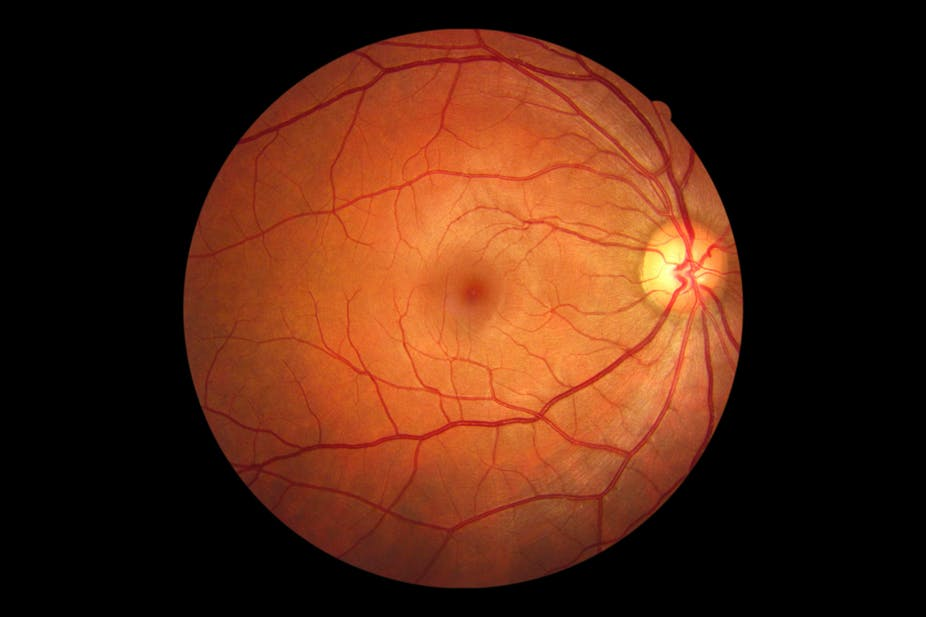
#> input picture images/retina.jpg, 926 x 617 px
$ python images_stabilization.py   (older library calls are emulated)
#> lines starting #> are read from the running program, lines starting #| are printed output that depends on the picture; long printed decimals are rounded
### img_process.py
import numpy as np
import cv2
import math
import collections
from skimage import img_as_float, img_as_ubyte
from skimage import transform, filters
from skimage.metrics import structural_similarity as ssim
from sklearn.metrics import mean_squared_error
from scipy.spatial import distance
from scipy.fftpack import fft2, fftshift


class ImageProcess(object):
    """
    This class provides methods for stabilize 2 images by using phase correlation
    """

    def stabilize_picture(self, image_reference, image_target, print_result=None):
        """
        Stabilization of two pictures.

        :param print_result:        gathered information for stabilization process
        :param image_reference:     reference image
        :param image_target:        target image
        :return:
            result_image:   stabilized target image
            print_result:   collected information during stabilization process
        """
        if print_result is None:
            print_result = {}

        if image_reference.shape != image_target.shape:
            raise NameError("Reference image and target image have different shapes!",
                            image_reference.shape, image_target.shape)

        (rows, cols) = self.to_gray(image_reference).shape

        result_image, print_result = self.shift_stabilization(
            image_reference,
            image_target,
            rows,
            cols,
            print_result
        )

        result_image, print_result = self.rotation_scale_stabilization(
            image_reference,
            result_image,
            rows,
            cols,
            print_result
        )

        return result_image, print_result

    @staticmethod
    def rotation_scale_stabilization(img1, img2, rows, cols, print_result):
        """
        Perform rotation and scale stabilization using phase correlation on two log polar images.

        :param img1_polar:
        :param img2_polar:
        :param img2_to_stabilized:
        :param rows:
        :param cols:
        :param print_result:
        :return:
        """
        img1_gray = ImageProcess.to_gray(img1)
        img1_polar = ImageProcess.to_log_polar(img1_gray)
        img2_gray = ImageProcess.to_gray(img2)
        img2_polar = ImageProcess.to_log_polar(img2_gray)
        (log_polar_cx, log_polar_cy), _ = cv2.phaseCorrelate(np.float32(img2_polar), np.float32(img1_polar))
        rotation, scale = ImageProcess.__scale_rotation(log_polar_cy, log_polar_cx, rows, cols)
        print_result['scale'] = scale
        print_result['rotation'] = rotation
        centre = (cols // 2, rows // 2)
        transformation_matrix = cv2.getRotationMatrix2D(centre, rotation, scale)
        flags = cv2.INTER_LINEAR | cv2.WARP_INVERSE_MAP
        result_image = cv2.warpAffine(img2, transformation_matrix, dsize=(cols, rows), flags=flags)

        return result_image, print_result

    @staticmethod
    def shift_stabilization(img1, img2, rows, cols, print_result=None):
        """
        Perform shift stabilization on two images using phase correlation with hanning window

    :param img1                     source image
        :param img2:                target image
        :param rows:                rows of result image
        :param cols:                columns of result image
        :param print_result:        gathered information during stabilization
        :return:
            result_image:   stabilized (shifted) image
            print_result:   collected information during shift stabilization
        """
        img1_gray = ImageProcess.to_gray(img1)
        img2_gray = ImageProcess.to_gray(img2)

        hanning = cv2.createHanningWindow((cols, rows), cv2.CV_32F)
        (cx, cy), _ = cv2.phaseCorrelate(np.float32(img2_gray), np.float32(img1_gray))
        # (cx, cy) = (round(cx, 2), round(cy, 2))
        M = np.float32([[1, 0, cx], [0, 1, cy]])
        print_result['x'] = cx
        print_result['y'] = cy
        t_form = transform.EuclideanTransform(translation=(cx, cy))
        result_image = transform.warp(img2, t_form)
        return img_as_ubyte(result_image), print_result

    @staticmethod
    def __scale_rotation(cy, cx, rows, cols):
        """
        Compute angle and scale of the point based on Cartesian coordinate system.

        :param cy:      base y
        :param rows:    length of the picture
        :param cols:    width of the picture
        :return:
            rotation:   difference angle in degrees
            scale:      difference scale
        """
        rotation = cy / rows * 360
        # rotation = round(rotation, 1)

        # scale = math.exp(math.log(rows * 1.1 / 2.0) / max(rows, cols))
        # scale = 1.0 / math.pow(scale, cy)
        pcorr_shape = ImageProcess.__get_pcorr_shape((rows, cols))
        log_base = ImageProcess.__get_log_base((rows, cols), pcorr_shape[1])
        scale = 1.0 / pow(log_base, cx)

        return rotation, scale

    @staticmethod
    def __get_log_base(shape, new_r):
        old_r = shape[0] * 1.1
        # We are radius, so we divide the diameter by two.
        old_r /= 2.0
        # we have at most 'new_r' of space.
        log_base = np.exp(np.log(old_r) / new_r)
        return log_base

    @staticmethod
    def __get_pcorr_shape(shape):
        ret = (int(max(shape) * 1.0),) * 2
        return ret

    @staticmethod
    def to_log_polar(image_gray):
        """
        Convert gray scale image to log polar image.

        :param image_gray: target gray scale image
        :return: log polar image
        """
        (rows, cols) = image_gray.shape
        center = (cols // 2, rows // 2)
        M = rows / (math.log(round(min(rows, cols) / 2)))
        flags = cv2.INTER_LINEAR | cv2.WARP_FILL_OUTLIERS
        return cv2.logPolar(np.float32(image_gray), center, M, flags)

    @staticmethod
    def to_gray(image):
        """
        Convert image to gray scale.

        :param image: target image
        :return: gray scale image
        """

        return cv2.cvtColor(image, cv2.COLOR_BGR2GRAY).astype("float32")

    @staticmethod
    def print_ordered(key_text, dict_values):
        """
        Print collected informations during stabilization process.

        :param key_text:        label
        :param dict_values:     collected information in array of dictionary or only dictionary
        """
        print()
        print(key_text)

        if isinstance(dict_values, list):
            for i in dict_values:
                ImageProcess.__print_ordered(i)
        else:
            ImageProcess.__print_ordered(dict_values)

    @staticmethod
    def __print_ordered(dict_values):
        """
        Sort and print content of input dictionary.

        :param dict_values: collected information i n dictionary
        """
        ordered = collections.OrderedDict(sorted(dict_values.items()))
        for k, v in ordered.items():
            print(k, v)

    @staticmethod
    def print_score(ref_img, res_img):
        """
        Compute SSIM score on two images and print a result.

        :param ref_img: reference image
        :param res_img: result image
        """
        # score = jaccard_score(ref_img.flatten(), res_img.flatten(), average='macro')
        ref_img_float = img_as_float(ImageProcess.to_gray(ref_img))
        res_img_float = img_as_float(ImageProcess.to_gray(res_img))
        score = ssim(ref_img_float, res_img_float, data_range=res_img_float.max() - res_img_float.min(),
                     gaussian_weights=True)
        print("-------------------------")
        print("SSIM: ", round(score, 2), )
        print("-------------------------")

    @staticmethod
    def rmse(ref_img, res_img):
        return mean_squared_error(ref_img, res_img, squared=False)

    @staticmethod
    def select_reference_points(image):
        points = []
        alpha = 50
        beta = 1.5

        new_image = cv2.convertScaleAbs(image, alpha, beta)

        # [6 lines left out: function select_point, not called in this run]

        cv2.namedWindow('image')
        cv2.setMouseCallback('image', select_point)
        while True:
            cv2.imshow("image", new_image)
            k = cv2.waitKey(1) & 0xFF
            if k == 27 or k == ord('q'):
                break
            if len(points) == 5:
                break
        cv2.destroyAllWindows()

        gray = img_as_float(ImageProcess.to_gray(image))
        selected_points = {}
        for (x, y) in points:
            selected_points[(x, y)] = gray[y, x]

        print("Selected points:\t", selected_points)
        return selected_points

    @staticmethod
    def tracking_points(selected_points, image):
        tracked_points = []
        image = img_as_float(ImageProcess.to_gray(image))
        for (x, y), value in selected_points.items():
            t_x, t_y = ImageProcess.find_point(image, x, y, value)
            tracked_points.append((t_x, t_y))

        # print("Tracked points:\t\t", tracked_points)
        return tracked_points

    # [30 lines left out: functions find_point, euclid_distance, not called in this run]

### images_stabilization.py
import numpy as np
import cv2
from matplotlib import pyplot as plt
import time
from img_process import ImageProcess


def stabilize_images(image_source, image_target, print_result=None):
    """
    Function for testing purpose to stabilize images using phase correlation. Also it will show result image using
    "pyplot" library.

    :param image_source: source image which will be reference
    :param image_target: image for stabilization
    :param print_result: gathered information about stabilization
    :return:
        res:            stabilized image
        print_result:   collected information during stabilization
    """
    image_process = ImageProcess()
    res, print_result = image_process.stabilize_picture(image_source, image_target, print_result)

    # pyplot
    plt.subplot(311), plt.imshow(image_source)
    plt.title("image 1"), plt.xticks([]), plt.yticks([])
    plt.subplot(312), plt.imshow(image_target)
    plt.title("image 2"), plt.xticks([]), plt.yticks([])
    plt.subplot(313), plt.imshow(res)
    plt.title("result image"), plt.xticks([]), plt.yticks([])
    plt.show()
    return res, print_result


def _test_transform_image(image_target):
    """
    Function for transformation of image (rotation, scale and shift) for test purpose.

    :param image_target: target image to transform
    :return: transformed image
    """
    num_rows, num_cols = image_target.shape[:2]
    expected_values = {
        'x': 0,
        'y': 0,
        'rotation': 5,
        'scale': 1.1
    }
    ImageProcess.print_ordered("--expect--", expected_values)

    translation_matrix = np.float32([[1, 0, expected_values['x']], [0, 1, expected_values['y']]])
    image_target = cv2.warpAffine(image_target, translation_matrix, (num_cols, num_rows))

    centre = tuple(np.array(image_target.shape[1::-1]) / 2)
    rotation_matrix = cv2.getRotationMatrix2D(centre, expected_values['rotation'], expected_values['scale'])
    image_target = cv2.warpAffine(image_target, rotation_matrix, (num_cols, num_rows))

    return image_target


def _test_stabilize_two_images():
    """
    Test function for stabilize two images and print collected data during stabilization.
    """
    # Given
    img = cv2.imread("images/retina.jpg")
#> img is the input picture: shape (617, 926, 3); mean B, G, R 17.7, 36.8, 79
    img2 = _test_transform_image(img)
#> in _test_transform_image, `image_target = cv2.warpAffine(image_target, rotation_matrix, (num_cols..`:
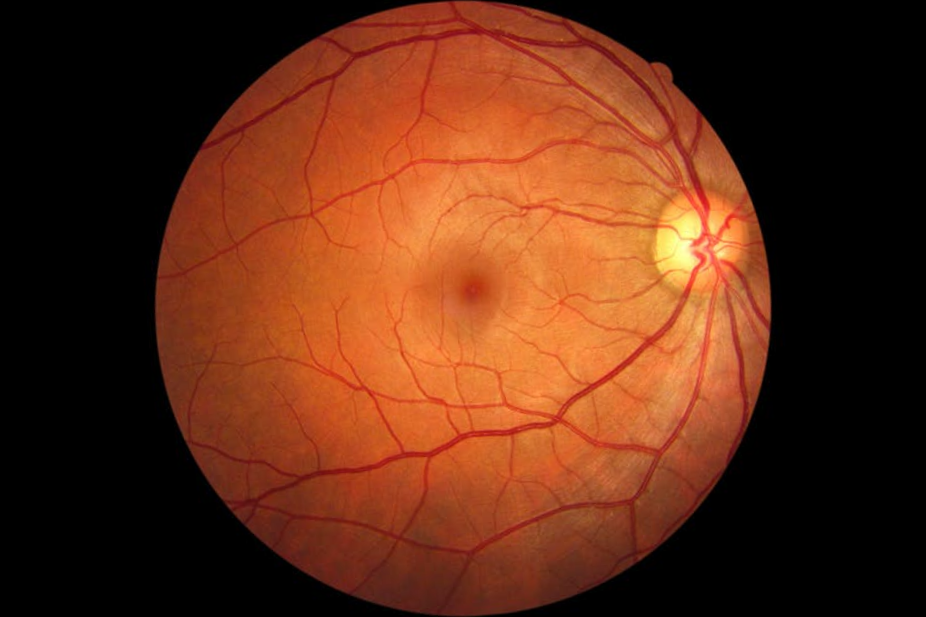
#> image_target: shape (617, 926, 3); mean B, G, R 21.5, 44.5, 95.6

    selected_points = ImageProcess.select_reference_points(img)
#> in select_reference_points, `new_image = cv2.convertScaleAbs(image, alpha, beta)`:
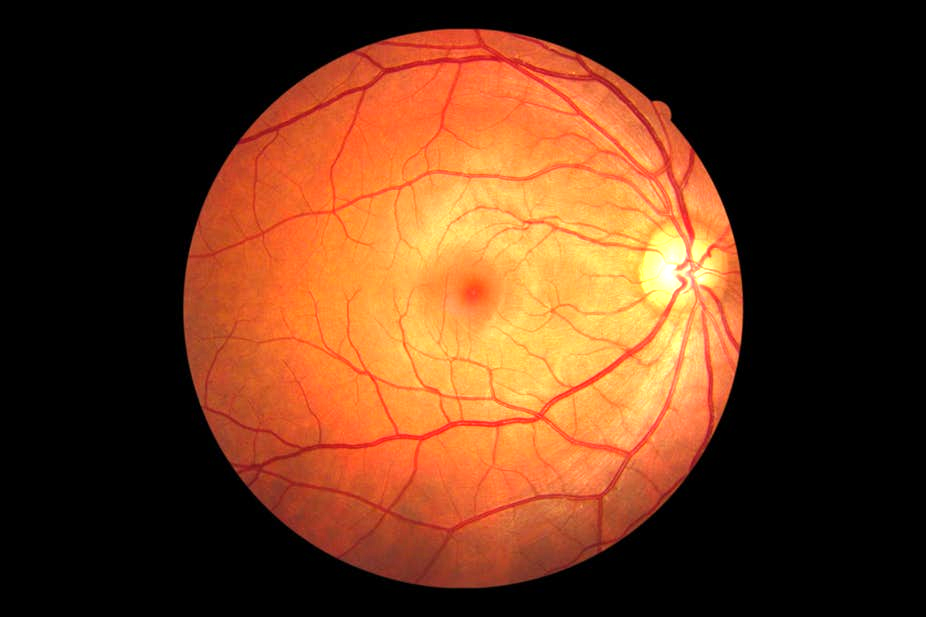
#> new_image: shape (617, 926, 3); mean B, G, R 26.6, 54.9, 101.1
#> (key q is pressed here)
#> in to_gray, `return cv2.cvtColor(image, cv2.COLOR_BGR2GRAY).astype("float32")`:
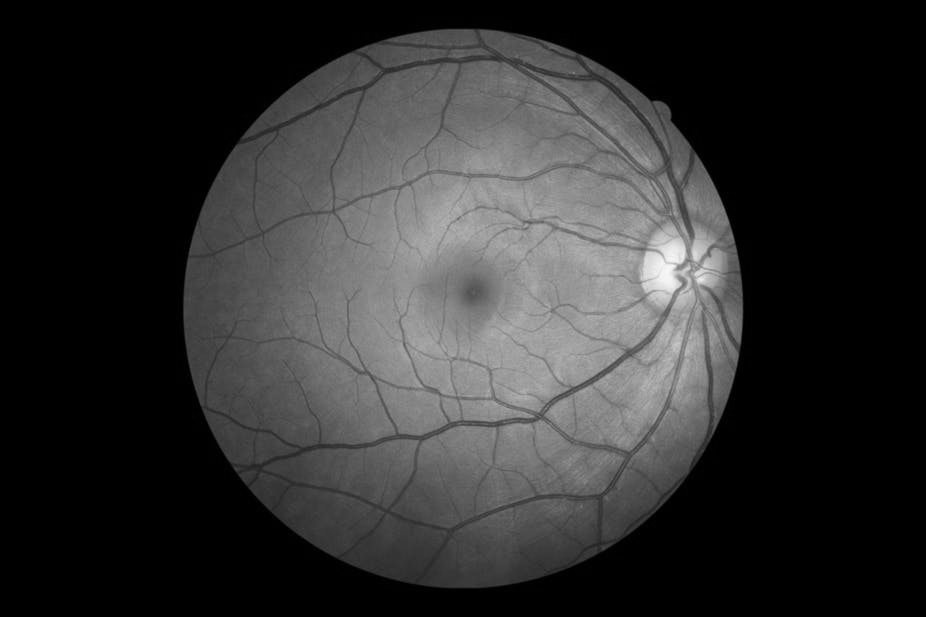
#> returned value: shape (617, 926) float32; min 0, max 248, mean 47.2
#> after the loop in select_reference_points, `for (x, y) in points:`: selected_points = 0 items
#| Selected points:	 {}
#> selected_points = 0 items

    # When
    curr_time = time.time()
    res, print_values = stabilize_images(img, img2)
#> in stabilize_picture, `(rows, cols) = self.to_gray(image_reference).shape`: rows = 617; cols = 926
#> in shift_stabilization, `hanning = cv2.createHanningWindow((cols, rows), cv2.CV_32F)`:
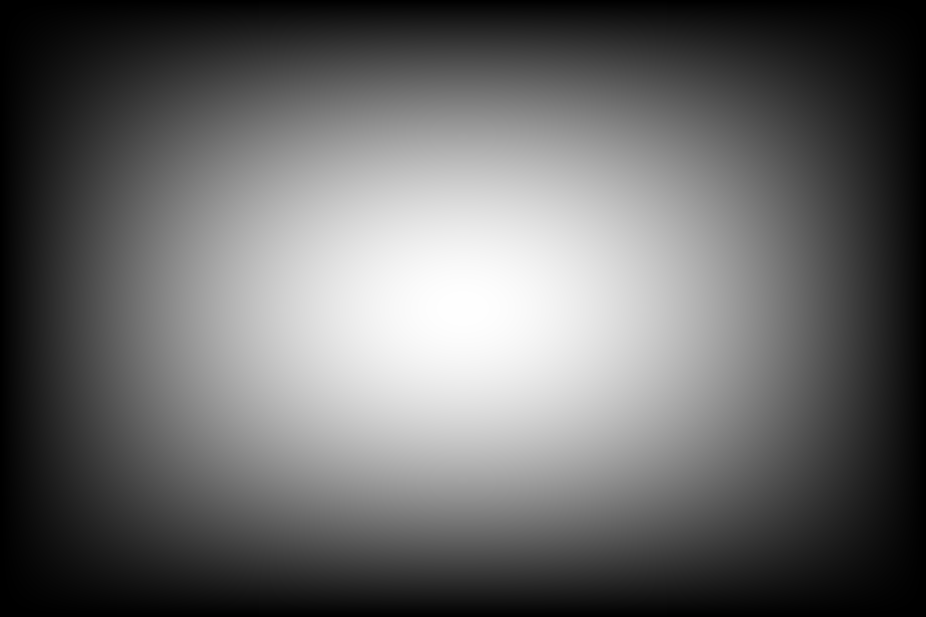
#> hanning: shape (617, 926) float32; min 0, max 1, mean 0.404
#> in shift_stabilization, `(cx, cy), _ = cv2.phaseCorrelate(np.float32(img2_gray), np.float32(img..`: cx = -29.81; cy = -0.0472
#> in shift_stabilization, `M = np.float32([[1, 0, cx], [0, 1, cy]])`: M = [[1, 0, -29.81], [0, 1, -0.0472]]
#> in shift_stabilization, `result_image = transform.warp(img2, t_form)`:
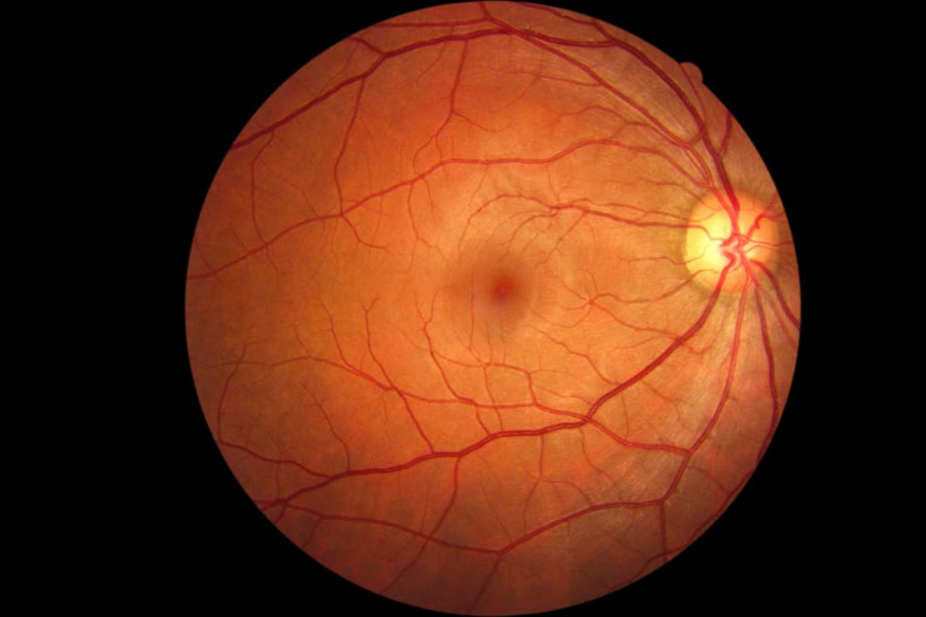
#> result_image: shape (617, 926, 3) float64; mean B, G, R 0.0841, 0.174, 0.375
#> in stabilize_picture, `result_image, print_result = self.shift_stabilization( image_reference..`: print_result = {'x': -29.81, 'y': -0.0472}
#> in to_gray (call 6), `return cv2.cvtColor(image, cv2.COLOR_BGR2GRAY).astype("float32")`:
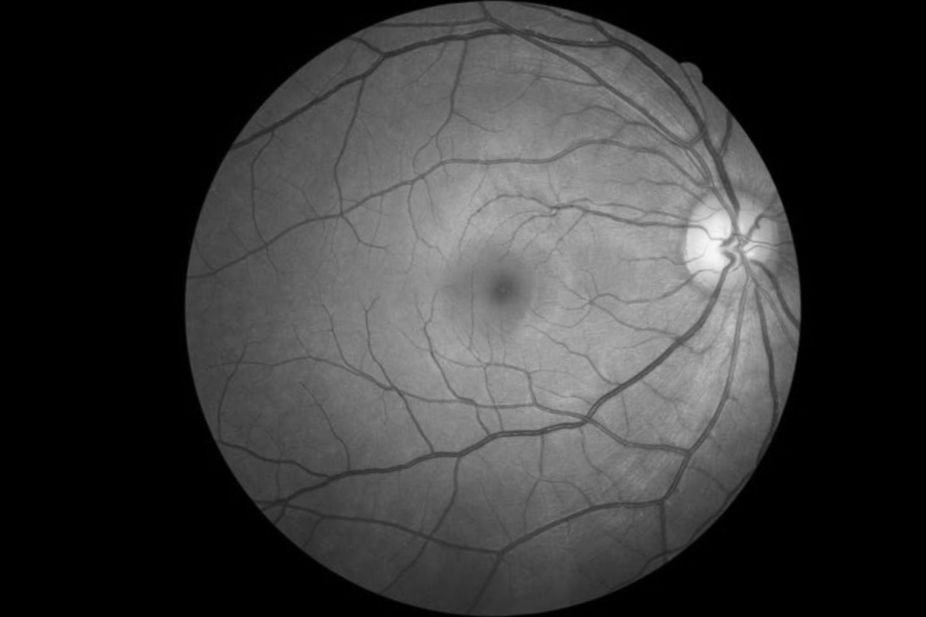
#> returned value: shape (617, 926) float32; min 0, max 248, mean 57.1
#> in to_log_polar (call 2), `return cv2.logPolar(np.float32(image_gray), center, M, flags)`:
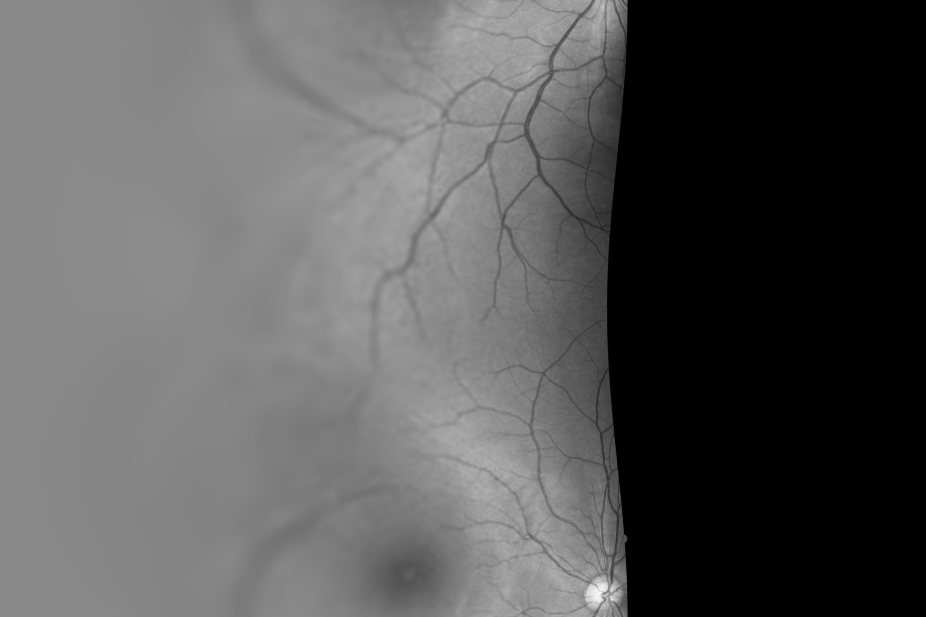
#> returned value: shape (617, 926) float32; min 0, max 246.6, mean 88.6
#> in rotation_scale_stabilization, `(log_polar_cx, log_polar_cy), _ = cv2.phaseCorrelate(np.float32(img2_p..`: log_polar_cx = -0.285; log_polar_cy = 0.561
#> in __scale_rotation, `rotation = cy / rows * 360`: rotation = 0.327
#> in __scale_rotation, `pcorr_shape = ImageProcess.__get_pcorr_shape((rows, cols))`: pcorr_shape = (926, 926)
#> in __scale_rotation, `log_base = ImageProcess.__get_log_base((rows, cols), pcorr_shape[1])`: log_base = 1.01
#> in __scale_rotation, `scale = 1.0 / pow(log_base, cx)`: scale = 1
#> in rotation_scale_stabilization, `rotation, scale = ImageProcess.__scale_rotation(log_polar_cy, log_pola..`: rotation = 0.327; scale = 1
#> in rotation_scale_stabilization, `centre = (cols // 2, rows // 2)`: centre = (463, 308)
#> in rotation_scale_stabilization, `transformation_matrix = cv2.getRotationMatrix2D(centre, rotation, scale)`: transformation_matrix = [[1, 0.00572, -2.59], [-0.00572, 1, 2.1]]
#> in stabilize_picture, `result_image, print_result = self.rotation_scale_stabilization( image_..`: print_result = {'x': -29.81, 'y': -0.0472, 'scale': 1, 'rotation': 0.327}
#> print_values has the same summary as print_result in stabilize_picture
    time_duration = time.time() - curr_time

    ImageProcess.tracking_points(selected_points, res)
#> after the loop in tracking_points, `for (x, y), value in selected_points.items():`: tracked_points = []

    # Then
    print("~TIME DURATION: ", round(time_duration, 3), "s")
    ImageProcess.print_ordered("--result--", print_values)
#> the loop in __print_ordered (call 2), `for k, v in ordered.items():` made 4 passes
#> (k, v) on passes 1 to 4: ('rotation', 0.327), ('scale', 1), ('x', -29.81), ('y', -0.0472)
#| rotation 0.3274
#| scale 1.002
#| x -29.813
#| y -0.04717
    ImageProcess.print_score(img, res)
#> in print_score, `score = ssim(ref_img_float, res_img_float, data_range=res_img_float.ma..`: score = 0.72
#| SSIM:  0.72


if __name__ == '__main__':
    _test_stabilize_two_images()
